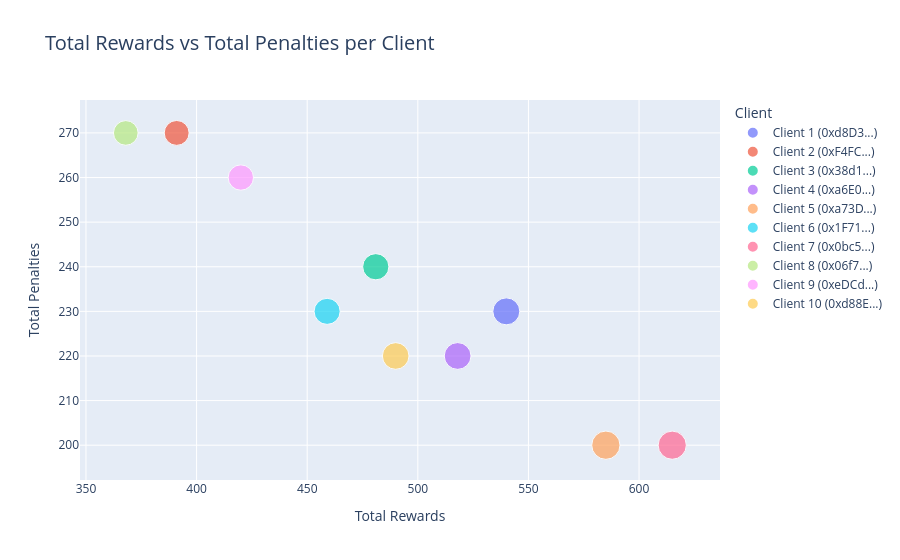

Notebook code for this chart:
### Code cell
import plotly.express as px

# 奖励与惩罚的关系散点图（交互式）
fig = px.scatter(
    merged_df,
    x='Total_Rewards',
    y='Total_Penalties',
    color='Client_Display',
    size='Final_Reputation',
    hover_data=['Final_Reputation'],
    title='Total Rewards vs Total Penalties per Client',
    labels={
        'Total_Rewards': 'Total Rewards',
        'Total_Penalties': 'Total Penalties',
        'Client_Display': 'Client'
    }
)

fig.update_layout(
    legend_title_text='Client',
    xaxis_title='Total Rewards',
    yaxis_title='Total Penalties',
    title_font_size=20
)

fig.show()

### Figure 1 — Plotly figure (JSON) as saved in the notebook; plotly's stock layout.template omitted (floating-point values rounded to 4 significant figures)
{"data": [{"customdata": [[1316]], "hovertemplate": "Client=Client 1 (0xd8D3...)<br>Total Rewards=%{x}<br>Total Penalties=%{y}<br>Final_Reputation=%{customdata[0]}<extra></extra>", "legendgroup": "Client 1 (0xd8D3...)", "marker": {"color": "#636efa", "size": [1316], "sizemode": "area", "sizeref": 3.612, "symbol": "circle"}, "mode": "markers", "name": "Client 1 (0xd8D3...)", "orientation": "v", "showlegend": true, "type": "scatter", "x": [540], "xaxis": "x", "y": [230], "yaxis": "y"}, {"customdata": [[1121]], "hovertemplate": "Client=Client 2 (0xF4FC...)<br>Total Rewards=%{x}<br>Total Penalties=%{y}<br>Final_Reputation=%{customdata[0]}<extra></extra>", "legendgroup": "Client 2 (0xF4FC...)", "marker": {"color": "#EF553B", "size": [1121], "sizemode": "area", "sizeref": 3.612, "symbol": "circle"}, "mode": "markers", "name": "Client 2 (0xF4FC...)", "orientation": "v", "showlegend": true, "type": "scatter", "x": [391], "xaxis": "x", "y": [270], "yaxis": "y"}, {"customdata": [[1241]], "hovertemplate": "Client=Client 3 (0x38d1...)<br>Total Rewards=%{x}<br>Total Penalties=%{y}<br>Final_Reputation=%{customdata[0]}<extra></extra>", "legendgroup": "Client 3 (0x38d1...)", "marker": {"color": "#00cc96", "size": [1241], "sizemode": "area", "sizeref": 3.612, "symbol": "circle"}, "mode": "markers", "name": "Client 3 (0x38d1...)", "orientation": "v", "showlegend": true, "type": "scatter", "x": [481], "xaxis": "x", "y": [240], "yaxis": "y"}, {"customdata": [[1298]], "hovertemplate": "Client=Client 4 (0xa6E0...)<br>Total Rewards=%{x}<br>Total Penalties=%{y}<br>Final_Reputation=%{customdata[0]}<extra></extra>", "legendgroup": "Client 4 (0xa6E0...)", "marker": {"color": "#ab63fa", "size": [1298], "sizemode": "area", "sizeref": 3.612, "symbol": "circle"}, "mode": "markers", "name": "Client 4 (0xa6E0...)", "orientation": "v", "showlegend": true, "type": "scatter", "x": [518], "xaxis": "x", "y": [220], "yaxis": "y"}, {"customdata": [[1445]], "hovertemplate": "Client=Client 5 (0xa73D...)<br>Total Rewards=%{x}<br>Total Penalties=%{y}<br>Final_Reputation=%{customdata[0]}<extra></extra>", "legendgroup": "Client 5 (0xa73D...)", "marker": {"color": "#FFA15A", "size": [1445], "sizemode": "area", "sizeref": 3.612, "symbol": "circle"}, "mode": "markers", "name": "Client 5 (0xa73D...)", "orientation": "v", "showlegend": true, "type": "scatter", "x": [585], "xaxis": "x", "y": [200], "yaxis": "y"}, {"customdata": [[1229]], "hovertemplate": "Client=Client 6 (0x1F71...)<br>Total Rewards=%{x}<br>Total Penalties=%{y}<br>Final_Reputation=%{customdata[0]}<extra></extra>", "legendgroup": "Client 6 (0x1F71...)", "marker": {"color": "#19d3f3", "size": [1229], "sizemode": "area", "sizeref": 3.612, "symbol": "circle"}, "mode": "markers", "name": "Client 6 (0x1F71...)", "orientation": "v", "showlegend": true, "type": "scatter", "x": [459], "xaxis": "x", "y": [230], "yaxis": "y"}, {"customdata": [[1435]], "hovertemplate": "Client=Client 7 (0x0bc5...)<br>Total Rewards=%{x}<br>Total Penalties=%{y}<br>Final_Reputation=%{customdata[0]}<extra></extra>", "legendgroup": "Client 7 (0x0bc5...)", "marker": {"color": "#FF6692", "size": [1435], "sizemode": "area", "sizeref": 3.612, "symbol": "circle"}, "mode": "markers", "name": "Client 7 (0x0bc5...)", "orientation": "v", "showlegend": true, "type": "scatter", "x": [615], "xaxis": "x", "y": [200], "yaxis": "y"}, {"customdata": [[1098]], "hovertemplate": "Client=Client 8 (0x06f7...)<br>Total Rewards=%{x}<br>Total Penalties=%{y}<br>Final_Reputation=%{customdata[0]}<extra></extra>", "legendgroup": "Client 8 (0x06f7...)", "marker": {"color": "#B6E880", "size": [1098], "sizemode": "area", "sizeref": 3.612, "symbol": "circle"}, "mode": "markers", "name": "Client 8 (0x06f7...)", "orientation": "v", "showlegend": true, "type": "scatter", "x": [368], "xaxis": "x", "y": [270], "yaxis": "y"}, {"customdata": [[1160]], "hovertemplate": "Client=Client 9 (0xeDCd...)<br>Total Rewards=%{x}<br>Total Penalties=%{y}<br>Final_Reputation=%{customdata[0]}<extra></extra>", "legendgroup": "Client 9 (0xeDCd...)", "marker": {"color": "#FF97FF", "size": [1160], "sizemode": "area", "sizeref": 3.612, "symbol": "circle"}, "mode": "markers", "name": "Client 9 (0xeDCd...)", "orientation": "v", "showlegend": true, "type": "scatter", "x": [420], "xaxis": "x", "y": [260], "yaxis": "y"}, {"customdata": [[1284]], "hovertemplate": "Client=Client 10 (0xd88E...)<br>Total Rewards=%{x}<br>Total Penalties=%{y}<br>Final_Reputation=%{customdata[0]}<extra></extra>", "legendgroup": "Client 10 (0xd88E...)", "marker": {"color": "#FECB52", "size": [1284], "sizemode": "area", "sizeref": 3.612, "symbol": "circle"}, "mode": "markers", "name": "Client 10 (0xd88E...)", "orientation": "v", "showlegend": true, "type": "scatter", "x": [490], "xaxis": "x", "y": [220], "yaxis": "y"}], "layout": {"legend": {"itemsizing": "constant", "title": {"text": "Client"}, "tracegroupgap": 0}, "title": {"font": {"size": 20}, "text": "Total Rewards vs Total Penalties per Client"}, "xaxis": {"anchor": "y", "domain": [0, 1], "title": {"text": "Total Rewards"}}, "yaxis": {"anchor": "x", "domain": [0, 1], "title": {"text": "Total Penalties"}}}}
